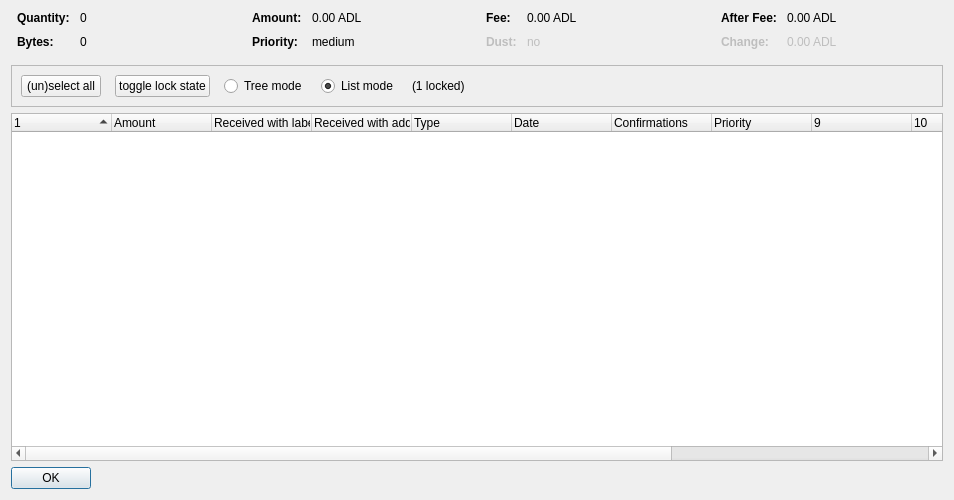
<?xml version="1.0" encoding="UTF-8"?>
<ui version="4.0">
 <class>CoinControlDialog</class>
 <widget class="QDialog" name="CoinControlDialog">
  <property name="geometry">
   <rect>
    <x>0</x>
    <y>0</y>
    <width>954</width>
    <height>500</height>
   </rect>
  </property>
  <property name="windowTitle">
   <string>Coin Selection</string>
  </property>
  <layout class="QVBoxLayout" name="verticalLayout">
   <item>
    <layout class="QHBoxLayout" name="horizontalLayoutTop" stretch="0,0,0,0">
     <property name="topMargin">
      <number>0</number>
     </property>
     <property name="bottomMargin">
      <number>10</number>
     </property>
     <item>
      <layout class="QFormLayout" name="formLayoutCoinControl1">
       <property name="horizontalSpacing">
        <number>10</number>
       </property>
       <property name="verticalSpacing">
        <number>10</number>
       </property>
       <property name="leftMargin">
        <number>6</number>
       </property>
       <property name="rightMargin">
        <number>6</number>
       </property>
       <item row="0" column="0">
        <widget class="QLabel" name="labelCoinControlQuantityText">
         <property name="font">
          <font>
           <weight>75</weight>
           <bold>true</bold>
          </font>
         </property>
         <property name="text">
          <string>Quantity:</string>
         </property>
        </widget>
       </item>
       <item row="0" column="1">
        <widget class="QLabel" name="labelCoinControlQuantity">
         <property name="cursor">
          <cursorShape>IBeamCursor</cursorShape>
         </property>
         <property name="contextMenuPolicy">
          <enum>Qt::ActionsContextMenu</enum>
         </property>
         <property name="text">
          <string notr="true">0</string>
         </property>
         <property name="textInteractionFlags">
          <set>Qt::LinksAccessibleByMouse|Qt::TextSelectableByKeyboard|Qt::TextSelectableByMouse</set>
         </property>
        </widget>
       </item>
       <item row="1" column="0">
        <widget class="QLabel" name="labelCoinControlBytesText">
         <property name="font">
          <font>
           <weight>75</weight>
           <bold>true</bold>
          </font>
         </property>
         <property name="text">
          <string>Bytes:</string>
         </property>
        </widget>
       </item>
       <item row="1" column="1">
        <widget class="QLabel" name="labelCoinControlBytes">
         <property name="cursor">
          <cursorShape>IBeamCursor</cursorShape>
         </property>
         <property name="contextMenuPolicy">
          <enum>Qt::ActionsContextMenu</enum>
         </property>
         <property name="text">
          <string notr="true">0</string>
         </property>
         <property name="textInteractionFlags">
          <set>Qt::LinksAccessibleByMouse|Qt::TextSelectableByKeyboard|Qt::TextSelectableByMouse</set>
         </property>
        </widget>
       </item>
      </layout>
     </item>
     <item>
      <layout class="QFormLayout" name="formLayoutCoinControl2">
       <property name="horizontalSpacing">
        <number>10</number>
       </property>
       <property name="verticalSpacing">
        <number>10</number>
       </property>
       <property name="leftMargin">
        <number>6</number>
       </property>
       <property name="rightMargin">
        <number>6</number>
       </property>
       <item row="0" column="0">
        <widget class="QLabel" name="labelCoinControlAmountText">
         <property name="font">
          <font>
           <weight>75</weight>
           <bold>true</bold>
          </font>
         </property>
         <property name="text">
          <string>Amount:</string>
         </property>
        </widget>
       </item>
       <item row="0" column="1">
        <widget class="QLabel" name="labelCoinControlAmount">
         <property name="cursor">
          <cursorShape>IBeamCursor</cursorShape>
         </property>
         <property name="contextMenuPolicy">
          <enum>Qt::ActionsContextMenu</enum>
         </property>
         <property name="text">
          <string notr="true">0.00 ADL</string>
         </property>
         <property name="textInteractionFlags">
          <set>Qt::LinksAccessibleByMouse|Qt::TextSelectableByKeyboard|Qt::TextSelectableByMouse</set>
         </property>
        </widget>
       </item>
       <item row="1" column="0">
        <widget class="QLabel" name="labelCoinControlPriorityText">
         <property name="font">
          <font>
           <weight>75</weight>
           <bold>true</bold>
          </font>
         </property>
         <property name="text">
          <string>Priority:</string>
         </property>
        </widget>
       </item>
       <item row="1" column="1">
        <widget class="QLabel" name="labelCoinControlPriority">
         <property name="cursor">
          <cursorShape>IBeamCursor</cursorShape>
         </property>
         <property name="contextMenuPolicy">
          <enum>Qt::ActionsContextMenu</enum>
         </property>
         <property name="text">
          <string>medium</string>
         </property>
         <property name="textInteractionFlags">
          <set>Qt::LinksAccessibleByMouse|Qt::TextSelectableByKeyboard|Qt::TextSelectableByMouse</set>
         </property>
        </widget>
       </item>
      </layout>
     </item>
     <item>
      <layout class="QFormLayout" name="formLayoutCoinControl3">
       <property name="horizontalSpacing">
        <number>10</number>
       </property>
       <property name="verticalSpacing">
        <number>10</number>
       </property>
       <property name="leftMargin">
        <number>6</number>
       </property>
       <property name="rightMargin">
        <number>6</number>
       </property>
       <item row="0" column="0">
        <widget class="QLabel" name="labelCoinControlFeeText">
         <property name="font">
          <font>
           <weight>75</weight>
           <bold>true</bold>
          </font>
         </property>
         <property name="text">
          <string>Fee:</string>
         </property>
        </widget>
       </item>
       <item row="0" column="1">
        <widget class="QLabel" name="labelCoinControlFee">
         <property name="cursor">
          <cursorShape>IBeamCursor</cursorShape>
         </property>
         <property name="contextMenuPolicy">
          <enum>Qt::ActionsContextMenu</enum>
         </property>
         <property name="text">
          <string notr="true">0.00 ADL</string>
         </property>
         <property name="textInteractionFlags">
          <set>Qt::LinksAccessibleByMouse|Qt::TextSelectableByKeyboard|Qt::TextSelectableByMouse</set>
         </property>
        </widget>
       </item>
       <item row="1" column="0">
        <widget class="QLabel" name="labelCoinControlLowOutputText">
         <property name="enabled">
          <bool>false</bool>
         </property>
         <property name="font">
          <font>
           <weight>75</weight>
           <bold>true</bold>
          </font>
         </property>
         <property name="text">
          <string>Dust:</string>
         </property>
        </widget>
       </item>
       <item row="1" column="1">
        <widget class="QLabel" name="labelCoinControlLowOutput">
         <property name="enabled">
          <bool>false</bool>
         </property>
         <property name="cursor">
          <cursorShape>IBeamCursor</cursorShape>
         </property>
         <property name="contextMenuPolicy">
          <enum>Qt::ActionsContextMenu</enum>
         </property>
         <property name="text">
          <string>no</string>
         </property>
         <property name="textInteractionFlags">
          <set>Qt::LinksAccessibleByMouse|Qt::TextSelectableByKeyboard|Qt::TextSelectableByMouse</set>
         </property>
        </widget>
       </item>
      </layout>
     </item>
     <item>
      <layout class="QFormLayout" name="formLayoutCoinControl4">
       <property name="horizontalSpacing">
        <number>10</number>
       </property>
       <property name="verticalSpacing">
        <number>10</number>
       </property>
       <property name="leftMargin">
        <number>6</number>
       </property>
       <property name="rightMargin">
        <number>6</number>
       </property>
       <item row="0" column="0">
        <widget class="QLabel" name="labelCoinControlAfterFeeText">
         <property name="font">
          <font>
           <weight>75</weight>
           <bold>true</bold>
          </font>
         </property>
         <property name="text">
          <string>After Fee:</string>
         </property>
        </widget>
       </item>
       <item row="0" column="1">
        <widget class="QLabel" name="labelCoinControlAfterFee">
         <property name="cursor">
          <cursorShape>IBeamCursor</cursorShape>
         </property>
         <property name="contextMenuPolicy">
          <enum>Qt::ActionsContextMenu</enum>
         </property>
         <property name="text">
          <string notr="true">0.00 ADL</string>
         </property>
         <property name="textInteractionFlags">
          <set>Qt::LinksAccessibleByMouse|Qt::TextSelectableByKeyboard|Qt::TextSelectableByMouse</set>
         </property>
        </widget>
       </item>
       <item row="1" column="0">
        <widget class="QLabel" name="labelCoinControlChangeText">
         <property name="enabled">
          <bool>false</bool>
         </property>
         <property name="font">
          <font>
           <weight>75</weight>
           <bold>true</bold>
          </font>
         </property>
         <property name="text">
          <string>Change:</string>
         </property>
        </widget>
       </item>
       <item row="1" column="1">
        <widget class="QLabel" name="labelCoinControlChange">
         <property name="enabled">
          <bool>false</bool>
         </property>
         <property name="cursor">
          <cursorShape>IBeamCursor</cursorShape>
         </property>
         <property name="contextMenuPolicy">
          <enum>Qt::ActionsContextMenu</enum>
         </property>
         <property name="text">
          <string notr="true">0.00 ADL</string>
         </property>
         <property name="textInteractionFlags">
          <set>Qt::LinksAccessibleByMouse|Qt::TextSelectableByKeyboard|Qt::TextSelectableByMouse</set>
         </property>
        </widget>
       </item>
      </layout>
     </item>
    </layout>
   </item>
   <item>
    <widget class="QFrame" name="frame">
     <property name="minimumSize">
      <size>
       <width>0</width>
       <height>40</height>
      </size>
     </property>
     <property name="frameShape">
      <enum>QFrame::StyledPanel</enum>
     </property>
     <property name="frameShadow">
      <enum>QFrame::Sunken</enum>
     </property>
     <layout class="QHBoxLayout" name="horizontalLayout">
      <item>
       <layout class="QHBoxLayout" name="horizontalLayoutPanel" stretch="0,0,0,0,0,0">
        <property name="spacing">
         <number>14</number>
        </property>
        <item>
         <widget class="QPushButton" name="pushButtonSelectAll">
          <property name="sizePolicy">
           <sizepolicy hsizetype="Maximum" vsizetype="Fixed">
            <horstretch>0</horstretch>
            <verstretch>0</verstretch>
           </sizepolicy>
          </property>
          <property name="text">
           <string>(un)select all</string>
          </property>
          <property name="autoDefault">
           <bool>false</bool>
          </property>
         </widget>
        </item>
        <item>
         <widget class="QPushButton" name="pushButtonToggleLock">
          <property name="sizePolicy">
           <sizepolicy hsizetype="Maximum" vsizetype="Fixed">
            <horstretch>0</horstretch>
            <verstretch>0</verstretch>
           </sizepolicy>
          </property>
          <property name="text">
           <string>toggle lock state</string>
          </property>
          <property name="autoDefault">
           <bool>false</bool>
          </property>
         </widget>
        </item>
        <item>
         <widget class="QRadioButton" name="radioTreeMode">
          <property name="sizePolicy">
           <sizepolicy hsizetype="Maximum" vsizetype="Fixed">
            <horstretch>0</horstretch>
            <verstretch>0</verstretch>
           </sizepolicy>
          </property>
          <property name="text">
           <string>Tree mode</string>
          </property>
         </widget>
        </item>
        <item>
         <widget class="QRadioButton" name="radioListMode">
          <property name="sizePolicy">
           <sizepolicy hsizetype="Maximum" vsizetype="Fixed">
            <horstretch>0</horstretch>
            <verstretch>0</verstretch>
           </sizepolicy>
          </property>
          <property name="text">
           <string>List mode</string>
          </property>
          <property name="checked">
           <bool>true</bool>
          </property>
         </widget>
        </item>
        <item>
         <widget class="QLabel" name="labelLocked">
          <property name="text">
           <string>(1 locked)</string>
          </property>
         </widget>
        </item>
        <item>
         <spacer name="horizontalSpacer">
          <property name="orientation">
           <enum>Qt::Horizontal</enum>
          </property>
          <property name="sizeHint" stdset="0">
           <size>
            <width>40</width>
            <height>20</height>
           </size>
          </property>
         </spacer>
        </item>
       </layout>
      </item>
     </layout>
    </widget>
   </item>
   <item>
    <widget class="CoinControlTreeWidget" name="treeWidget">
     <property name="contextMenuPolicy">
      <enum>Qt::CustomContextMenu</enum>
     </property>
     <property name="sortingEnabled">
      <bool>false</bool>
     </property>
     <property name="columnCount">
      <number>13</number>
     </property>
     <attribute name="headerShowSortIndicator" stdset="0">
      <bool>true</bool>
     </attribute>
     <attribute name="headerStretchLastSection">
      <bool>false</bool>
     </attribute>
     <column>
      <property name="text">
       <string/>
      </property>
     </column>
     <column>
      <property name="text">
       <string>Amount</string>
      </property>
     </column>
     <column>
      <property name="text">
       <string>Received with label</string>
      </property>
     </column>
     <column>
      <property name="text">
       <string>Received with address</string>
      </property>
     </column>
     <column>
      <property name="text">
	<string>Type</string>
      </property>
     </column>
     <column>
      <property name="text">	 
       <string>Date</string>
      </property>
     </column>
     <column>
      <property name="text">
       <string>Confirmations</string>
      </property>
      <property name="toolTip">
       <string>Confirmed</string>
      </property>
     </column>
     <column>
      <property name="text">
       <string>Priority</string>
      </property>
     </column>
     <column>
      <property name="text">
       <string/>
      </property>
     </column>
     <column>
      <property name="text">
       <string/>
      </property>
     </column>
     <column>
      <property name="text">
       <string/>
      </property>
     </column>
     <column>
      <property name="text">
       <string/>
      </property>
     </column>
     <column>
      <property name="text">
       <string/>
      </property>
     </column>
    </widget>
   </item>
   <item>
    <widget class="QDialogButtonBox" name="buttonBox">
     <property name="sizePolicy">
      <sizepolicy hsizetype="Maximum" vsizetype="Fixed">
       <horstretch>0</horstretch>
       <verstretch>0</verstretch>
      </sizepolicy>
     </property>
     <property name="orientation">
      <enum>Qt::Horizontal</enum>
     </property>
     <property name="standardButtons">
      <set>QDialogButtonBox::Ok</set>
     </property>
    </widget>
   </item>
  </layout>
 </widget>
 <customwidgets>
  <customwidget>
   <class>CoinControlTreeWidget</class>
   <extends>QTreeWidget</extends>
   <header>coincontroltreewidget.h</header>
  </customwidget>
 </customwidgets>
 <resources/>
 <connections/>
</ui>
